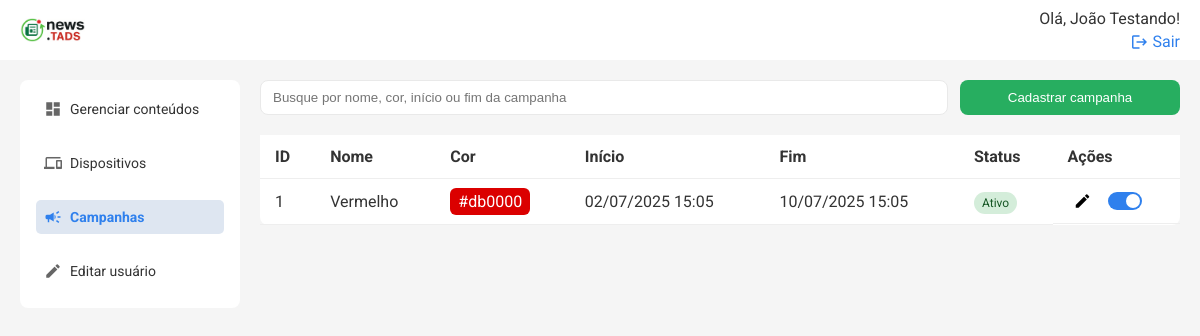
Screenshot of /api/campanhas/list (signed in) with the database file from the repository.
### models.py (models this page shows, shortened)
class User(db.Model):
    id = db.Column(db.Integer, primary_key=True)
    name = db.Column(db.String(50), nullable=False)
    email = db.Column(db.String(120), nullable=False, unique=True)
    status = db.Column(db.String(10), nullable=False, default='Ativo')
    senha = db.Column(db.String(100), nullable=False)
    logs = db.relationship('Log', backref=db.backref('user'))
    is_admin = db.Column(db.Boolean, default=False)
    reset_token = db.Column(db.String(100), nullable=True)
    reset_token_expira_em = db.Column(db.DateTime, nullable=True)

class Campanha(db.Model):
    id = db.Column(db.Integer, primary_key=True)
    titulo = db.Column(db.String(100), nullable=False)
    cor = db.Column(db.String(7), nullable=False, default="#369931")
    status = db.Column(db.String(10), nullable=False, default="Ativo")
    inicio = db.Column(db.DateTime, nullable=False, default=datetime.utcnow)
    fim = db.Column(db.DateTime, nullable=True)

### routes/campanhas.py (the view)
@campanhas_bp.route('/list', methods=['GET'])
@login_required
def listar_campanhas():
    campanhas = Campanha.query.order_by(Campanha.id.desc()).all()
    return render_template('campanhas.html', campanhas=campanhas)

### templates/campanhas.html (shortened to what this page needs)
{% extends 'base.html' %} {% block title %}Campanhas{% endblock %} {% block
content %}
<div class="search-cta">
    <input
        type="text"
        placeholder="Busque por nome, cor, início ou fim da campanha"
        class="search"
        id="buscaCampanhas"
    />
    <button class="btn" onclick="openModal()">Cadastrar campanha</button>
</div>
<div class="table-wrapper">
    <table class="table">
        <thead>
            <tr>
                <th>ID</th>
                <th>Nome</th>
                <th>Cor</th>
                <th>Início</th>
                <th>Fim</th>
                <th>Status</th>
                <th>Ações</th>
            </tr>
        </thead>
        <tbody id="campanhaTableBody">
            {% for campanha in campanhas %}
            <tr>
                <td>{{ campanha.id }}</td>
                <td>{{ campanha.titulo }}</td>
                <td>
                    <span
                        style="background-color: {{ campanha.cor }}; padding: 4px 8px; border-radius: 6px; color: #fff;"
                    >
                        {{ campanha.cor }}
                    </span>
                </td>
                <td>
                    {{ campanha.inicio.strftime('%d/%m/%Y %H:%M') if
                    campanha.inicio else '' }}
                </td>
                <td>
                    {{ campanha.fim.strftime('%d/%m/%Y %H:%M') if campanha.fim
                    else '' }}
                </td>
                <td>
                    <span
                        class="status {{ 'ativo' if campanha.status == 'Ativo' else 'inativo' }}"
                    >
                        {{ campanha.status }}
                    </span>
                </td>
                <td class="acoes">
                    <button
                        class="edit"
                        title="Editar campanha"
                        onclick="editCampanha({{ campanha.id }})"
                    >
                        <span class="material-icons">edit</span>
                    </button>
                    <label class="switch" title="Ativar/Inativar campanha">
                        <span class="slider"></span>
                    </label>
                </td>
            </tr>
            {% endfor %}
        </tbody>
    </table>
</div>
{% endblock %}

### templates/topo.html (shortened to what this page needs)
<header class="topbar">
    <a href="{{ url_for('conteudos.listar_conteudos') }}" class="logo-topo">
        <img
            src="{{ url_for('static', filename='images/if_news.png') }}"
            alt="IFMS Logo"
            style="height: 24px; vertical-align: middle; margin-right: 8px"
        />
    </a>
    <div class="profile">
        {% if session['user_name'] %}
        <span>Olá, {{ session['user_name'] }}!</span>
        <a href="{{ url_for('auth.logout') }}">
            <span class="material-icons">logout</span>
            Sair
        </a>
        {% else %}
        <a href="{{ url_for('auth.login_usuario') }}">Entrar</a>
        {% endif %}
    </div>
</header>

### static/css/styles.css (style rules this page uses)
* { box-sizing: border-box; }
body { margin: 0; font-family: 'Roboto', sans-serif; color: #333; background-color: #f5f5f5; }
.table-wrapper { flex: 1; overflow-y: auto; }
.table thead th { position: sticky; top: 0; background: white; z-index: 1; }
.topbar { width: 100%; background: #ffffff; padding-inline: 20px; box-sizing: border-box; display: flex; justify-content: space-between; align-items: center; position: fixed; top: 0; left: 0; height: 60px; z-index: 100; }
.topbar .profile a { text-align: right; font-size: 16px; color: #2f80ed; text-decoration: none; display: flex; align-items: center; gap: 4px; }
.topbar .profile a .material-icons { font-size: 16px; }
.profile { display: flex; flex-direction: column; align-items: flex-end; gap: 4px; }
.search-cta { display: flex; gap: 12px; margin-bottom: 20px; }
.search { padding: 8px 12px; width: 100%; border: 1px solid #e9e9e9; border-radius: 8px; outline: none; }
.btn { background: #27ae60; color: white; border: none; padding: 10px 15px; border-radius: 8px; min-width: 220px; }
button { cursor: pointer; }
.table { width: 100%; border-collapse: collapse; background: white; border-radius: 8px; }
.table th, .table td { padding: 12px 15px; border-bottom: 1px solid #eee; vertical-align: middle; }
.table th { text-align: left; }
.status { padding: 4px 8px; border-radius: 12px; font-size: 12px; }
.status.ativo { background: #d4edda; color: #155724; }
.edit { background: none; border: none; cursor: pointer; }
.material-icons { font-size: 18px !important; vertical-align: middle; }
.switch { position: relative; display: inline-block; width: 34px; height: 18px; }
.slider { position: absolute; cursor: pointer; top: 0; left: 0; right: 0; bottom: 0; background-color: #ccc; transition: 0.4s; border-radius: 18px; }
.slider:before { position: absolute; content: ''; height: 14px; width: 14px; left: 2px; bottom: 2px; background-color: white; transition: 0.4s; border-radius: 50%; }
.acoes { display: flex; align-items: center; gap: 10px; }
input:checked + .slider { background-color: #2f80ed; }
input:checked + .slider:before { transform: translateX(16px); }

### rows the page displays
User: user_name "João Testando"
Campanha: id "1", titulo "Vermelho", cor "#db0000", inicio "02/07/2025 15:05", fim "10/07/2025 15:05", status "Ativo"
